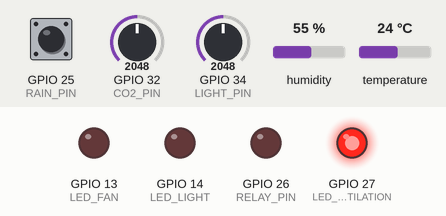
The sketch below on a simulated ESP32. On the bench: output pins drawn as LEDs (lit = HIGH). The inputs (shaded band) are chosen by the test bench; at power-on: temperature 24 °C, GPIO 32 (CO2_PIN) = 2048, GPIO 34 (LIGHT_PIN) = 2048, GPIO 25 (RAIN_PIN) HIGH, humidity 55 %. WiFi joins after 1.5 s; servers stay silent unless stated; no MQTT or app messages arrive unless stated; what the sketch prints to the serial monitor is not drawn.

Above: at 2.7 s.
2.8 s: temperature set to 29.3 °C
7.7 s: temperature set to 30.6 °C
At 12.3 s:
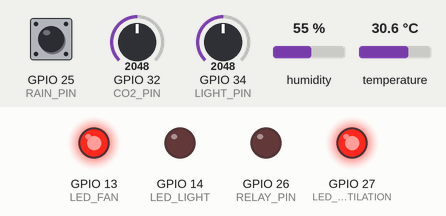
13.0 s: GPIO 32 (CO2_PIN) set to 1964
At 17.7 s:
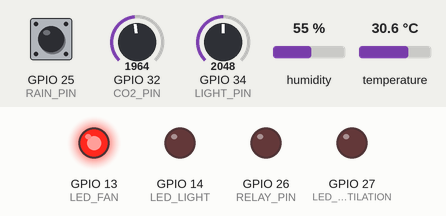
18.0 s: GPIO 34 (LIGHT_PIN) set to 1073
22.8 s: GPIO 34 (LIGHT_PIN) set to 973
At 27.2 s:
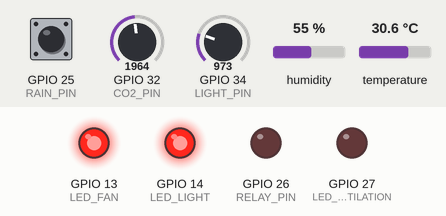
28.1 s: GPIO 32 (CO2_PIN) set to 2040
At 32.6 s:
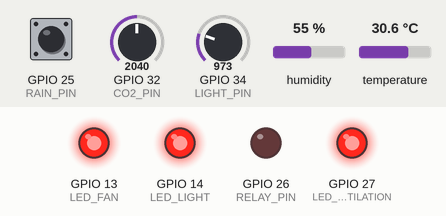
Timing chart, 0 to 34.1 s (numbered marks = the images above; inputs shaded):
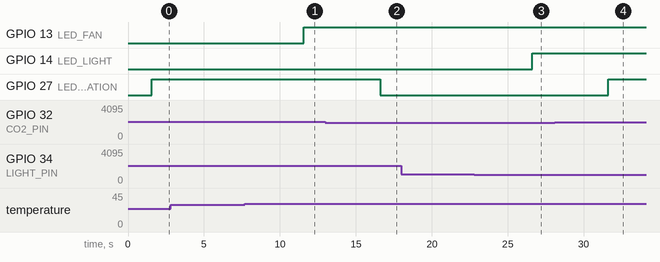

Measured:
- the behaviour switches between 30 and 30.1 °C on temperature (found by bisection; images 0 and 1)
- the behaviour switches between 2001 and 2000 on GPIO 32 (CO2_PIN) (found by bisection; images 1 and 2)
- the behaviour switches between 1000 and 999 on GPIO 34 (LIGHT_PIN) (found by bisection; images 2 and 3)
- after the input at 2.8 s, every drawn part: stays the same
- after the input at 7.7 s, GPIO 13 (LED_FAN): LOW → HIGH after 3.9 s
- after the input at 13.0 s, GPIO 27 (LED_VENTILATION): HIGH → LOW after 3.6 s
- after the input at 18.0 s, every drawn part: stays the same
- after the input at 22.8 s, GPIO 14 (LED_LIGHT): LOW → HIGH after 3.8 s
- after the input at 28.1 s, GPIO 27 (LED_VENTILATION): LOW → HIGH after 3.5 s

The sketch:

sketch.ino
```cpp
#include <WiFi.h>
#include <PubSubClient.h>
#include <DHT.h>

// Pins
#define DHTPIN 4
#define DHTTYPE DHT22
//#define SOIL_PIN 34
#define LIGHT_PIN 34
#define RELAY_PIN 26
#define RAIN_PIN 25
#define CO2_PIN 32

// LEDs pour indicateurs
#define LED_FAN        13
#define LED_LIGHT      14
#define LED_VENTILATION 27

// WiFi credentials
const char* ssid = "Wokwi-GUEST";
const char* password = ""; // pas de mot de passe

// MQTT broker
const char* mqtt_server = "broker.hivemq.com";
const int mqtt_port = 1883;

// MQTT Topics
const char* TOPIC_TEMPERATURE   = "serre/temperature";
const char* TOPIC_HUMIDITY      = "serre/humidity";
//const char* TOPIC_SOIL          = "serre/soilMoisture";
const char* TOPIC_LIGHT         = "serre/light";
const char* TOPIC_IRRIGATION    = "serre/irrigation";
const char* TOPIC_CO2           = "serre/co2";
const char* TOPIC_RAIN          = "serre/rain";
const char* TOPIC_FAN           = "serre/fan";
const char* TOPIC_LIGHT_CONTROL = "serre/lightControl";
const char* TOPIC_VENTILATION   = "serre/ventilation";

WiFiClient espClient;
PubSubClient client(espClient);
DHT dht(DHTPIN, DHTTYPE);

void callback(char* topic, byte* payload, unsigned int length) {
  String message;
  for (unsigned int i = 0; i < length; i++) message += (char)payload[i];

  if (String(topic) == TOPIC_IRRIGATION) {
    if (message == "1") digitalWrite(RELAY_PIN, HIGH);
    else if (message == "0") digitalWrite(RELAY_PIN, LOW);
    else digitalWrite(RELAY_PIN, LOW);
  }
}

void setup_wifi() {
  WiFi.begin(ssid, password);
  while (WiFi.status() != WL_CONNECTED) {
    delay(500);
    Serial.print(".");
  }
  Serial.println("WiFi connected");
}

void reconnect() {
  while (!client.connected()) {
    if (client.connect("ESP32_Wokwi")) client.subscribe(TOPIC_IRRIGATION);
    else delay(2000);
  }
}

void setup() {
  Serial.begin(115200);
  pinMode(RELAY_PIN, OUTPUT);
  pinMode(RAIN_PIN, INPUT);

  // LEDs
  pinMode(LED_FAN, OUTPUT);
  pinMode(LED_LIGHT, OUTPUT);
  pinMode(LED_VENTILATION, OUTPUT);

  dht.begin();
  setup_wifi();
  client.setServer(mqtt_server, mqtt_port);
  client.setCallback(callback);
}

void loop() {
  if (!client.connected()) reconnect();
  client.loop();

  // Lire capteurs
  float temp = dht.readTemperature();
  float hum = dht.readHumidity();
  //int soil = analogRead(SOIL_PIN);
  int light = analogRead(LIGHT_PIN);
  int co2 = analogRead(CO2_PIN);
  int rain = digitalRead(RAIN_PIN);

  // Publier sur MQTT
  client.publish(TOPIC_TEMPERATURE, String(temp).c_str());
  client.publish(TOPIC_HUMIDITY, String(hum).c_str());
 // client.publish(TOPIC_SOIL, String(soil).c_str());
  client.publish(TOPIC_LIGHT, String(light).c_str());
  client.publish(TOPIC_CO2, String(co2).c_str());
  client.publish(TOPIC_RAIN, String(rain).c_str());

  // ------------------------
  // Automatisation
  // ------------------------

  // Irrigation automatique
  if (rain == 0 && hum < 50) {   // humidité < 50% et pas de pluie
    digitalWrite(RELAY_PIN, HIGH);
    client.publish(TOPIC_IRRIGATION, "1");
  } else {
    digitalWrite(RELAY_PIN, LOW);
    client.publish(TOPIC_IRRIGATION, "0");
  }

  // Ventilateur selon température
  if (temp > 30) {
    client.publish(TOPIC_FAN, "1");
    digitalWrite(LED_FAN, HIGH);
  } else {
    client.publish(TOPIC_FAN, "0");
    digitalWrite(LED_FAN, LOW);
  }

  // Lumière selon luminosité
  if (light < 1000) {
    client.publish(TOPIC_LIGHT_CONTROL, "1");
    digitalWrite(LED_LIGHT, HIGH);
  } else {
    client.publish(TOPIC_LIGHT_CONTROL, "0");
    digitalWrite(LED_LIGHT, LOW);
  }

  // Ventilation selon CO2
  if (co2 > 2000) {
    client.publish(TOPIC_VENTILATION, "1");
    digitalWrite(LED_VENTILATION, HIGH);
  } else {
    client.publish(TOPIC_VENTILATION, "0");
    digitalWrite(LED_VENTILATION, LOW);
  }

  delay(5000); // toutes les 5 secondes
}
```
